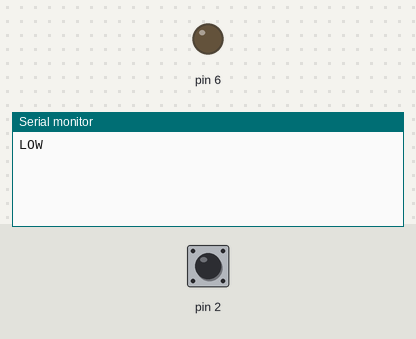
A sketch run on a simulated Arduino Uno, built with avr-gcc and run on an emulated ATmega328P. On the bench: output pins drawn as LEDs (lit = HIGH), the last lines printed to the serial monitor. The inputs (shaded band) are chosen by the test bench; at power-on: pin 2 HIGH.

Above: at 1.2 s.
1.3 s: pin 2 pulled LOW for 0.15 s
At 1.43 s:
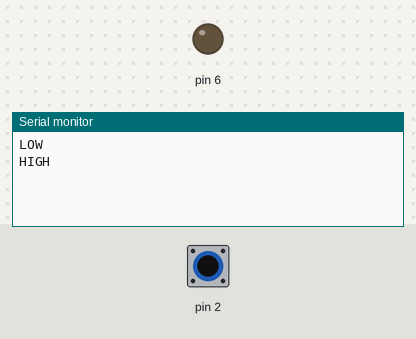
At 2.0 s:
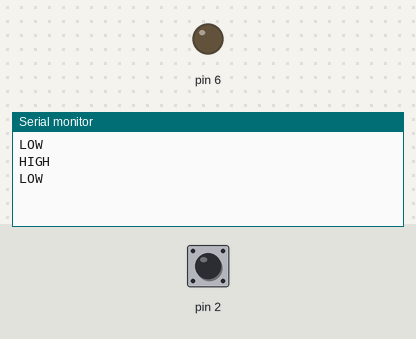

Measured:
- after the input at 1.3 s, the serial monitor: prints a new line at once (image 1)

The sketch:

2_pullup_keymatrix_onece.ino
```cpp
void setup() {
  // put your setup code here, to run once:
  Serial.begin(9600);

  pinMode(2, INPUT); // row 1번
  pinMode(6, OUTPUT); // cal 1번

}

int num = 0;
int flag = 0;
// pull-up 회로이므로 row는 high일 때 0이다.
void loop() {
  // put your main code here, to run repeatedly:
  digitalWrite(2, HIGH);
  digitalWrite(6, LOW);

  num = digitalRead(2);  // row 읽기

  if(num==0){  // row가 HIGH이면?
    if(flag==1){
      Serial.println("HIGH");
      flag=0;
    }
  }
  else if(num==1){
    if(flag==0){
      Serial.println("LOW");
      flag=1;
    }
  }

  delay(10);
}
```
